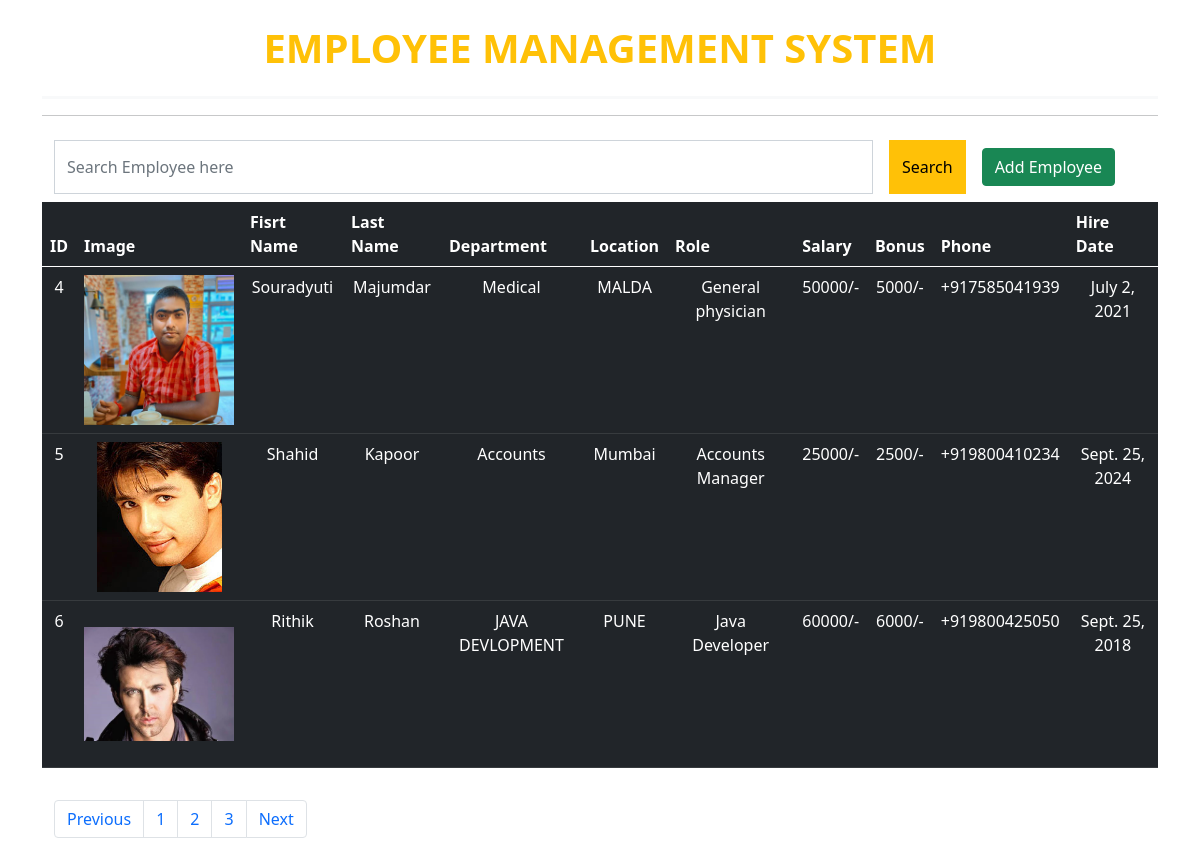
The app's page /all-emp?page=2 with its own data.
### emp_app/models.py (models this page shows, shortened)
class Employee(models.Model):
    first_name = models.CharField(max_length=100, null=False)
    last_name = models.CharField(max_length=100)
    dept  = models.ForeignKey(Department, on_delete=models.CASCADE)
    salary = models.IntegerField(default=0)
    bonus = models.IntegerField(default=0)
    role = models.ForeignKey(Role, on_delete=models.CASCADE)
    photo = models.FileField(upload_to='photos/', null=True, default=None)
    phone = models.IntegerField(default=0)
    hire_date = models.DateField()

class Department(models.Model):
    name = models.CharField(max_length=100)
    location = models.CharField(max_length=100)

class Role(models.Model):
    name = models.CharField(max_length=100)

### emp_app/views.py (the view)
# urls.py: path('all-emp', views.showemp, name='all_emp'),
def showemp(request):
  employee= Employee.objects.all()
  paginator = Paginator(employee,3)
  page_number = request.GET.get("page")
  employee_finalData = paginator.get_page(page_number)
  total_page = employee_finalData.paginator.num_pages
  if request.method=="GET":
    search_data = request.GET.get('search_term')
    data={}
    if search_data:
      employee_finalData = Employee.objects.filter(
        Q(first_name__icontains=search_data) |
        Q(last_name__icontains=search_data)
      )
  data ={
    "employee_finalData": employee_finalData,
    "totalPagelist": [n+1 for n in range(total_page)]
  }
  return render(request,"show-emp.html",data)

### emp_app/templates/show-emp.html (shortened to what this page needs)
{% extends "layouts.html" %}
{% block content %}
<div class="row m-auto">
<div class="col-md-12 m-auto">
  <form action="" method="get">
    <div class="d-flex  m-auto my-2">
    <input type="text" placeholder="Search Employee here" name="search_term" id="" class="form-control w-75 rounded-0">
    <button type="submit" class="btn btn-warning mx-3 rounded-0">Search</button>
    <div class="d-flex my-2 justify-content-end">
      <a href="{% url "add_emp" %}" class="btn btn-success">Add Employee</a>
    </div>
  </div>
  </form>
</div>
  {% if employee_finalData %}
  <table class="table table-dark class="text-center m-auto" table-bordered table-stripped table-hover">
    <thead>
      <th scope="row">ID</th>
      <th>Image</th>
      <th>Fisrt Name</th>
      <th>Last Name</th>
      <th>Department</th>
      <th>Location</th>
      <th>Role</th>
      <th>Salary</th>
      <th>Bonus</th>
      <th>Phone</th>
      <th>Hire Date</th>
    </thead>
    <tbody>
    {% for employee in employee_finalData  %}
    <tr>
      <td class="text-center m-auto">{{employee.id}}</td>
      <td class="text-center m-auto">
        <img src="{{employee.photo.url}}" width="150px" height="150px" style="object-fit:contain"  alt="">
      </td>
      <td class="text-center m-auto">{{employee.first_name}}</td>
      <td class="text-center m-auto">{{employee.last_name}}</td>
      <td class="text-center m-auto">{{employee.dept.name}}</td>
      <td class="text-center m-auto">{{employee.dept.location}}</td>
      <td class="text-center m-auto">{{employee.role.name}}</td>
      <td class="text-center m-auto">{{employee.salary}}/-</td>
      <td class="text-center m-auto">{{employee.bonus}}/-</td>
      <td class="text-center m-auto">+91{{employee.phone}}</td>
      <td class="text-center m-auto">{{employee.hire_date}}</td>
    </tr>
    {% endfor %}
  </tbody>
    {% else %}
    <h2 class="text-center">No Data Found</h2>
    {% endif %}
  </table>
    <div class="my-3 m-auto">
    <nav aria-label="Page  navigation example">
        <ul class="pagination">
           {% if employee_finalData.has_previous %}
          <li class="page-item"><a class="page-link" href="?page={{employee_finalData.previous_page_number}}">Previous</a></li>
          {% endif %}
          {% for n in totalPagelist  %}
          <li class="page-item"><a class="page-link" href="?page={{n}}">{{n}}</a></li>
          {% endfor %}
          {% if employee_finalData.has_next %}
          <li class="page-item"><a class="page-link" href="?page={{employee_finalData.next_page_number}}">Next</a></li>
          {% endif %}
        </ul>
      </nav>
    </div>
</div>
{% endblock  %}

### records on screen
Employee: id "4", photo (picture), first_name "Souradyuti", last_name "Majumdar", dept.name "Medical", dept.location "MALDA", role.name "General physician", salary "50000", bonus "5000", phone "7585041939", hire_date "July 2, 2021"
Employee: id "5", photo (picture), first_name "Shahid", last_name "Kapoor", dept.name "Accounts", dept.location "Mumbai", role.name "Accounts Manager", salary "25000", bonus "2500", phone "9800410234", hire_date "Sept. 25, 2024"
Employee: id "6", photo (picture), first_name "Rithik", last_name "Roshan", dept.name "JAVA DEVLOPMENT", dept.location "PUNE", role.name "Java Developer", salary "60000", bonus "6000", phone "9800425050", hire_date "Sept. 25, 2018"

### other values on screen
{{ n }} "1" "2" "3"
